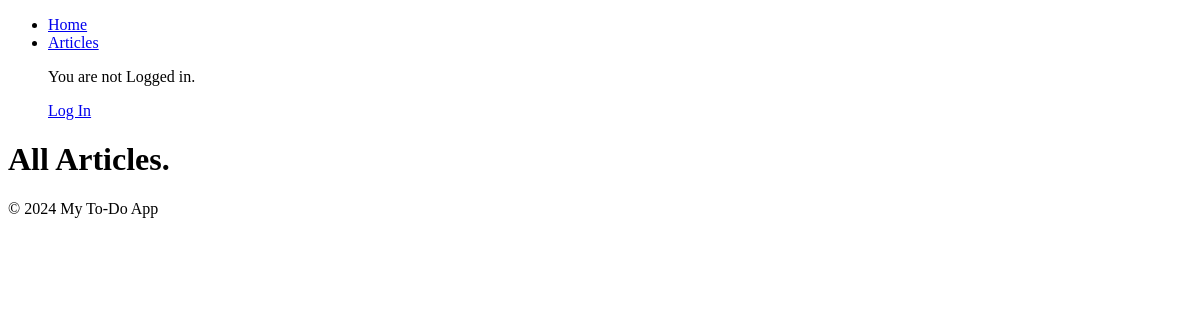
/articles/, run on an earlier commit of the app's database.
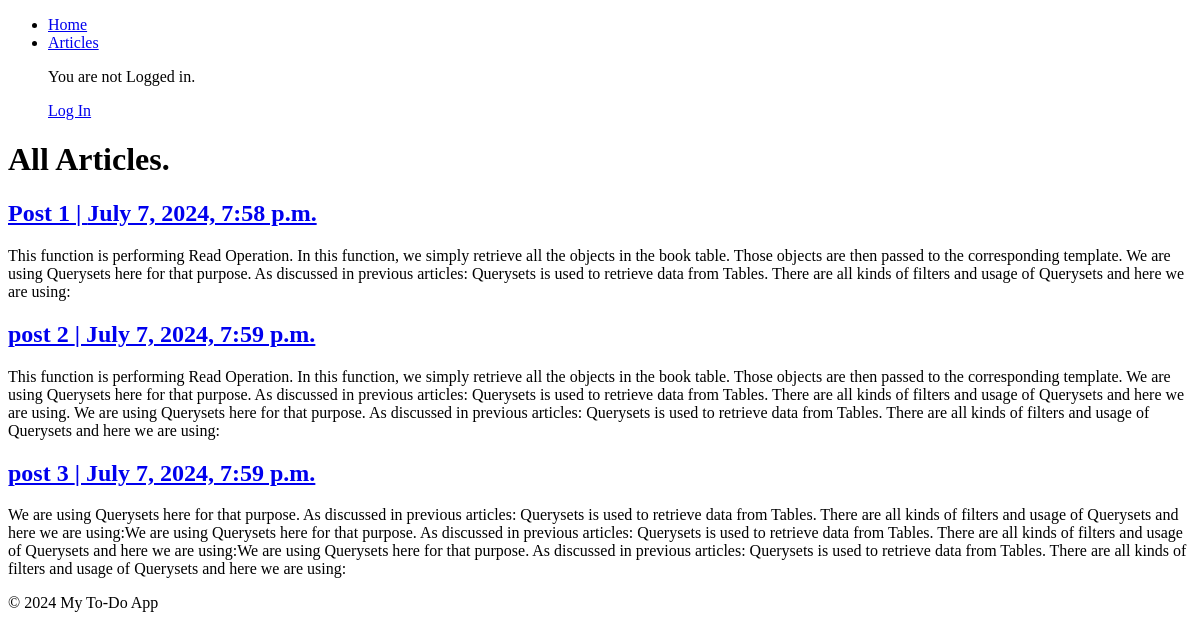
And on a later commit of the database.
### Article/models.py (models this page shows, shortened)
class Article(models.Model):
    title = models.CharField(max_length=200)
    content = models.TextField()
    pub_date = models.DateTimeField(auto_now_add=True)
    def get_absolute_url(self):
        return reverse("article_detail", kwargs={"pk": self.pk})

### Article/views.py (the view)
# urls.py: path('articles/', ArticleListView.as_view(), name="article_list"),
class ArticleListView(ListView):
    model = Article
    template_name = "article_list.html"

### Article/templates/article_list.html
{% extends "home.html" %}
{% block content %}
<h1>All Articles.</h1>
{% for article in article_list %}
<div>
    <a href='{{ article.get_absolute_url }}'>
        <h2>{{ article.title }} | {{ article.pub_date }}</h2>
    </a>
    <p>{{ article.content }}</p>
</div>
{% endfor %}
{% endblock content %}

### Article/templates/home.html (shortened to what this page needs)
<!DOCTYPE html>
<html lang="en">
<head>
</head>
<body>
    <header>
        <nav>
            <ul>
                <li><a href="{% url 'homepage' %}">Home</a></li>
                <li><a href='{% url "article_list" %}'>Articles</a></li>
                {% if user.is_authenticated %}
                    <p>Hi {{ user.username }} </p>
                    <form action='{% url "logout" %}' method="post">
                        {% csrf_token %}
                        <button type="submit">Log Out</button>
                    </form>
                {% else %}
                    <p>You are not Logged in.</p>
                    <a href="{% url 'login' %}">Log In</a>
                {% endif %}
            </ul>
        </nav>
    </header>
    <main>
        {% block content %}
        {% endblock %}
    </main>
    <footer>
        <p>&copy; 2024 My To-Do App</p>
    </footer>
</body>
</html>

What changed in the data, as far as the page shows it:
added Article: title "Post 1", pub_date "July 7, 2024, 7:58 p.m.", content "This function is performing Read Operation. In this function, we simply retrieve all the objects in the book table. Those objects are then passed to the corresponding template. We are using Querysets here for that purpose. As discussed in previous articles: Querysets is used to retrieve data from Tables. There are all kinds of filters and usage of Querysets and here we are using:"
added Article: title "post 2", pub_date "July 7, 2024, 7:59 p.m.", content "This function is performing Read Operation. In this function, we simply retrieve all the objects in the book table. Those objects are then passed to the corresponding template. We are using Querysets here for that purpose. As discussed in previous articles: Querysets is used to retrieve data from Tables. There are all kinds of filters and usage of Querysets and here we are using. We are using Querysets here for that purpose. As discussed in previous articles: Querysets is used to retrieve data from Tables. There are all kinds of filters and usage of Querysets and here we are using:"
added Article: title "post 3", pub_date "July 7, 2024, 7:59 p.m.", content "We are using Querysets here for that purpose. As discussed in previous articles: Querysets is used to retrieve data from Tables. There are all kinds of filters and usage of Querysets and here we are using:We are using Querysets here for that purpose. As discussed in previous articles: Querysets is used to retrieve data from Tables. There are all kinds of filters and usage of Querysets and here we are using:We are using Querysets here for that purpose. As discussed in previous articles: Querysets is used to retrieve data from Tables. There are all kinds of filters and usage of Querysets and here we are using:"
